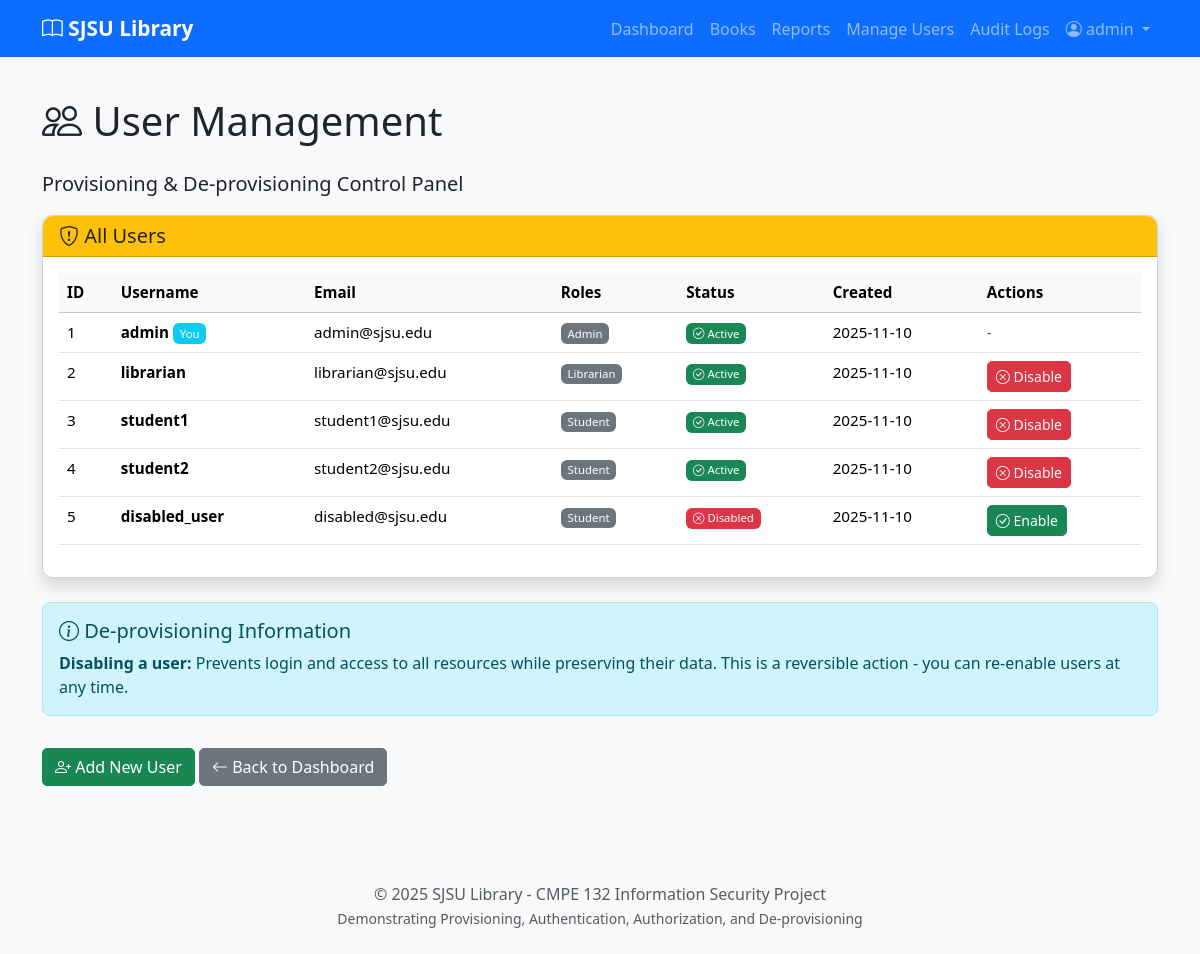
Page /admin/users (signed in) on the committed database.
### models.py (models this page shows, shortened)
class User(Base):
    __tablename__ = 'users'
    id = Column(Integer, primary_key=True)
    username = Column(String(80), unique=True, nullable=False)
    email = Column(String(120), unique=True, nullable=False)
    password_hash = Column(String(255), nullable=False)
    active = Column(Boolean, default=True, nullable=False)
    created_at = Column(DateTime, default=datetime.utcnow, nullable=False)
    roles = relationship('Role', secondary=user_roles, back_populates='users')
    audit_logs = relationship('AuditLog', back_populates='user')
    def has_permission(self, resource, action):
        for role in self.roles:
            for permission in role.permissions:
                if permission.resource == resource and permission.action == action:
                    return True
        return False
    @property
    def is_authenticated(self):
        return True

class Role(Base):
    __tablename__ = 'roles'
    id = Column(Integer, primary_key=True)
    name = Column(String(50), unique=True, nullable=False)
    description = Column(String(200))
    users = relationship('User', secondary=user_roles, back_populates='roles')
    permissions = relationship('Permission', secondary=role_permissions, back_populates='roles')

### admin.py (the view)
@admin_bp.route('/users')
@login_required
@requires('users', 'manage')
def users():
    session = get_db()
    all_users = session.query(User).all()
    return render_template('users.html', users=all_users)

### admin.py (called while the page is built)
def get_db():
    from flask import current_app
    return current_app.config['DB_SESSION']

### app.py (called while the page is built)
@login_manager.user_loader
def load_user(user_id):
    return db_session.query(User).get(int(user_id))

@app.teardown_appcontext
def shutdown_session(exception=None):
    Session = app.config.get('DB_SESSION')
    if Session:
        Session.remove()

### security.py (called while the page is built)
def requires(resource, action):
    def decorator(f):
        @wraps(f)
        def decorated_function(*args, **kwargs):
            if not current_user.is_authenticated:
                flash('Please log in to access this page.', 'warning')
                return redirect(url_for('auth.login'))
            if not current_user.has_permission(resource, action):
                flash(f'Access denied: You do not have permission to {action} {resource}.', 'danger')
                return redirect(url_for('forbidden'))
            return f(*args, **kwargs)
        return decorated_function
    return decorator

### templates/users.html (shortened to what this page needs)
{% extends "base.html" %}
{% block content %}
<div class="row">
    <div class="col-12">
        <h1 class="mb-4"><i class="bi bi-people"></i> User Management</h1>
        <p class="lead">Provisioning & De-provisioning Control Panel</p>
    </div>
</div>
<div class="row">
    <div class="col-12">
        <div class="card shadow-sm">
            <div class="card-header bg-warning text-dark">
                <h5 class="mb-0"><i class="bi bi-shield-exclamation"></i> All Users</h5>
            </div>
            <div class="card-body">
                <div class="table-responsive">
                    <table class="table table-hover">
                        <thead class="table-light">
                            <tr>
                                <th>ID</th>
                                <th>Username</th>
                                <th>Email</th>
                                <th>Roles</th>
                                <th>Status</th>
                                <th>Created</th>
                                <th>Actions</th>
                            </tr>
                        </thead>
                        <tbody>
                            {% for user in users %}
                            <tr>
                                <td>{{ user.id }}</td>
                                <td>
                                    <strong>{{ user.username }}</strong>
                                    {% if user.id == current_user.id %}
                                        <span class="badge bg-info">You</span>
                                    {% endif %}
                                </td>
                                <td>{{ user.email }}</td>
                                <td>
                                    {% for role in user.roles %}
                                        <span class="badge bg-secondary">{{ role.name }}</span>
                                    {% endfor %}
                                </td>
                                <td>
                                    {% if user.active %}
                                        <span class="badge bg-success"><i class="bi bi-check-circle"></i> Active</span>
                                    {% else %}
                                        <span class="badge bg-danger"><i class="bi bi-x-circle"></i> Disabled</span>
                                    {% endif %}
                                </td>
                                <td>{{ user.created_at.strftime('%Y-%m-%d') }}</td>
                                <td>
                                    {% if user.id != current_user.id %}
                                        <form method="POST" action="{{ url_for('admin.toggle_user', user_id=user.id) }}" style="display: inline;">
                                            {% if user.active %}
                                                <button type="submit" class="btn btn-sm btn-danger"
                                                        onclick="return confirm('Are you sure you want to disable {{ user.username }}?');">
                                                    <i class="bi bi-x-circle"></i> Disable
                                                </button>
                                            {% else %}
                                                <button type="submit" class="btn btn-sm btn-success"
                                                        onclick="return confirm('Are you sure you want to enable {{ user.username }}?');">
                                                    <i class="bi bi-check-circle"></i> Enable
                                                </button>
                                            {% endif %}
                                        </form>
                                    {% else %}
                                        <span class="text-muted">-</span>
                                    {% endif %}
                                </td>
                            </tr>
                            {% endfor %}
                        </tbody>
                    </table>
                </div>
            </div>
        </div>
    </div>
</div>
<div class="row mt-4">
    <div class="col-12">
        <div class="alert alert-info">
            <h5 class="alert-heading"><i class="bi bi-info-circle"></i> De-provisioning Information</h5>
            <p class="mb-0">
                <strong>Disabling a user:</strong> Prevents login and access to all resources while preserving their data.
                This is a reversible action - you can re-enable users at any time.
            </p>
        </div>
    </div>
</div>
<div class="row mt-3">
    <div class="col-12">
        <a href="{{ url_for('auth.register') }}" class="btn btn-success">
            <i class="bi bi-person-plus"></i> Add New User
        </a>
        <a href="{{ url_for('dashboard') }}" class="btn btn-secondary">
            <i class="bi bi-arrow-left"></i> Back to Dashboard
        </a>
    </div>
</div>
{% endblock %}

### templates/base.html (shortened to what this page needs)
<!DOCTYPE html>
<html lang="en">
<head>
    <link href="https://cdn.jsdelivr.net/npm/bootstrap@5.3.2/dist/css/bootstrap.min.css" rel="stylesheet">
    <link rel="stylesheet" href="https://cdn.jsdelivr.net/npm/bootstrap-icons@1.11.1/font/bootstrap-icons.css">
    <link rel="stylesheet" href="{{ url_for('static', filename='styles.css') }}">
</head>
<body>
    <nav class="navbar navbar-expand-lg navbar-dark bg-primary">
        <div class="container">
            <a class="navbar-brand" href="{{ url_for('index') }}">
                <i class="bi bi-book"></i> SJSU Library
            </a>
            <div class="collapse navbar-collapse" id="navbarNav">
                <ul class="navbar-nav ms-auto">
                    {% if current_user.is_authenticated %}
                        <li class="nav-item">
                            <a class="nav-link" href="{{ url_for('dashboard') }}">Dashboard</a>
                        </li>
                        <li class="nav-item">
                            <a class="nav-link" href="{{ url_for('books') }}">Books</a>
                        </li>
                        {% if current_user.has_permission('reports', 'read') %}
                        <li class="nav-item">
                            <a class="nav-link" href="{{ url_for('reports') }}">Reports</a>
                        </li>
                        {% endif %}
                        {% if current_user.has_permission('users', 'manage') %}
                        <li class="nav-item">
                            <a class="nav-link" href="{{ url_for('admin.users') }}">Manage Users</a>
                        </li>
                        {% endif %}
                        {% if current_user.has_permission('audit', 'read') %}
                        <li class="nav-item">
                            <a class="nav-link" href="{{ url_for('admin.audit_logs') }}">Audit Logs</a>
                        </li>
                        {% endif %}
                        <li class="nav-item dropdown">
                            <a class="nav-link dropdown-toggle" href="#" id="userDropdown" role="button" data-bs-toggle="dropdown">
                                <i class="bi bi-person-circle"></i> {{ current_user.username }}
                            </a>
                        </li>
                    {% endif %}
                </ul>
            </div>
        </div>
    </nav>
    <main class="container my-4">
        {% block content %}{% endblock %}
    </main>
    <footer class="bg-light text-center text-muted py-4 mt-5">
        <div class="container">
            <p class="mb-0">&copy; 2025 SJSU Library - CMPE 132 Information Security Project</p>
            <small>Demonstrating Provisioning, Authentication, Authorization, and De-provisioning</small>
        </div>
    </footer>
</body>
</html>

### static/styles.css (style rules this page uses)
:root { --sjsu-blue: #0055a2; --sjsu-gold: #e5a823; }
body { min-height: 100vh; display: flex; flex-direction: column; background-color: #f8f9fa; }
main { flex: 1; }
.navbar-brand { font-weight: bold; font-size: 1.3rem; }
.card { border-radius: 10px; transition: transform 0.2s; }
.card-header { border-radius: 10px 10px 0 0 !important; font-weight: 600; }
.btn { border-radius: 5px; transition: all 0.3s; }
.table { font-size: 0.95rem; }
.badge { padding: 0.4em 0.6em; font-weight: 500; }
.alert { border-radius: 8px; }
footer { margin-top: auto; }
.card.shadow-sm { box-shadow: 0 0.5rem 1rem rgba(0, 0, 0, 0.15) !important; }
.alert { animation: slideIn 0.3s ease-out; }

### rows in the picture
User: username "admin", id "1", shows "You", email "admin@sjsu.edu", active True (drawn), created_at "2025-11-10"
Role: name "Admin"
User: id "2", username "librarian", email "librarian@sjsu.edu", active True (drawn), created_at "2025-11-10"
Role: name "Librarian"
User: id "3", username "student1", email "student1@sjsu.edu", active True (drawn), created_at "2025-11-10"
Role: name "Student"
User: id "4", username "student2", email "student2@sjsu.edu", active True (drawn), created_at "2025-11-10"
User: id "5", username "disabled_user", email "disabled@sjsu.edu", active False (drawn), created_at "2025-11-10"
